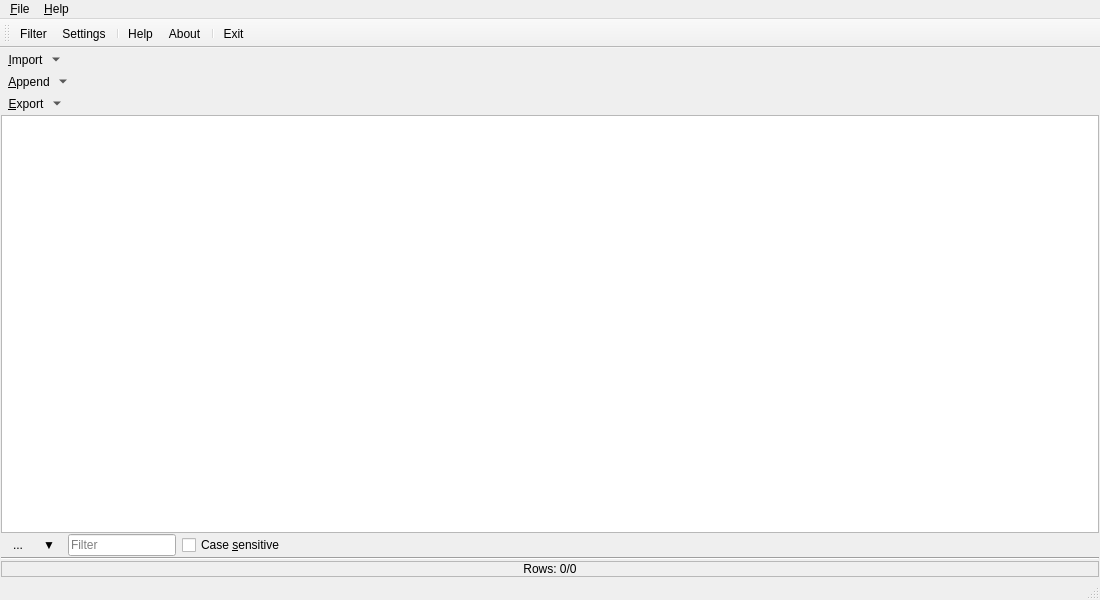
<?xml version="1.0" encoding="UTF-8"?>
<ui version="4.0">
 <class>mainWin</class>
 <widget class="QMainWindow" name="mainWin">
  <property name="geometry">
   <rect>
    <x>0</x>
    <y>0</y>
    <width>1100</width>
    <height>600</height>
   </rect>
  </property>
  <property name="contextMenuPolicy">
   <enum>Qt::CustomContextMenu</enum>
  </property>
  <property name="windowTitle">
   <string>DaleyKlippings</string>
  </property>
  <property name="windowIcon">
   <iconset>
    <normaloff>:/icons/Bloomy/edit.png</normaloff>:/icons/Bloomy/edit.png</iconset>
  </property>
  <property name="locale">
   <locale language="English" country="UnitedStates"/>
  </property>
  <property name="iconSize">
   <size>
    <width>48</width>
    <height>48</height>
   </size>
  </property>
  <property name="tabShape">
   <enum>QTabWidget::Rounded</enum>
  </property>
  <widget class="QWidget" name="centralWidget">
   <layout class="QVBoxLayout" name="verticalLayout">
    <property name="spacing">
     <number>1</number>
    </property>
    <property name="margin">
     <number>1</number>
    </property>
    <item>
     <widget class="QToolButton" name="toolButtonImport">
      <property name="contextMenuPolicy">
       <enum>Qt::DefaultContextMenu</enum>
      </property>
      <property name="toolTip">
       <string>Import notes</string>
      </property>
      <property name="statusTip">
       <string>Import...</string>
      </property>
      <property name="text">
       <string>&amp;Import</string>
      </property>
      <property name="icon">
       <iconset>
        <normaloff>:/icons/Bloomy/add.png</normaloff>:/icons/Bloomy/add.png</iconset>
      </property>
      <property name="iconSize">
       <size>
        <width>36</width>
        <height>36</height>
       </size>
      </property>
      <property name="popupMode">
       <enum>QToolButton::MenuButtonPopup</enum>
      </property>
      <property name="toolButtonStyle">
       <enum>Qt::ToolButtonTextUnderIcon</enum>
      </property>
      <property name="autoRaise">
       <bool>true</bool>
      </property>
     </widget>
    </item>
    <item>
     <widget class="QToolButton" name="toolButtonAppend">
      <property name="contextMenuPolicy">
       <enum>Qt::CustomContextMenu</enum>
      </property>
      <property name="toolTip">
       <string>Append highlights, notes, and bookmarks</string>
      </property>
      <property name="statusTip">
       <string>Append...</string>
      </property>
      <property name="text">
       <string>&amp;Append</string>
      </property>
      <property name="icon">
       <iconset>
        <normaloff>:/icons/Bloomy/addfile.png</normaloff>:/icons/Bloomy/addfile.png</iconset>
      </property>
      <property name="iconSize">
       <size>
        <width>36</width>
        <height>36</height>
       </size>
      </property>
      <property name="popupMode">
       <enum>QToolButton::MenuButtonPopup</enum>
      </property>
      <property name="toolButtonStyle">
       <enum>Qt::ToolButtonTextUnderIcon</enum>
      </property>
      <property name="autoRaise">
       <bool>true</bool>
      </property>
     </widget>
    </item>
    <item>
     <widget class="QToolButton" name="toolButtonExport">
      <property name="contextMenuPolicy">
       <enum>Qt::CustomContextMenu</enum>
      </property>
      <property name="toolTip">
       <string>Export notes</string>
      </property>
      <property name="statusTip">
       <string>Export...</string>
      </property>
      <property name="text">
       <string>&amp;Export</string>
      </property>
      <property name="icon">
       <iconset>
        <normaloff>:/icons/Bloomy/foldermove.png</normaloff>:/icons/Bloomy/foldermove.png</iconset>
      </property>
      <property name="iconSize">
       <size>
        <width>36</width>
        <height>35</height>
       </size>
      </property>
      <property name="popupMode">
       <enum>QToolButton::MenuButtonPopup</enum>
      </property>
      <property name="toolButtonStyle">
       <enum>Qt::ToolButtonTextUnderIcon</enum>
      </property>
      <property name="autoRaise">
       <bool>true</bool>
      </property>
     </widget>
    </item>
    <item>
     <widget class="QTableView" name="tableView">
      <property name="contextMenuPolicy">
       <enum>Qt::ActionsContextMenu</enum>
      </property>
      <property name="frameShape">
       <enum>QFrame::StyledPanel</enum>
      </property>
      <property name="dragDropMode">
       <enum>QAbstractItemView::DragOnly</enum>
      </property>
      <property name="alternatingRowColors">
       <bool>true</bool>
      </property>
      <property name="selectionBehavior">
       <enum>QAbstractItemView::SelectRows</enum>
      </property>
      <property name="showGrid">
       <bool>true</bool>
      </property>
      <property name="gridStyle">
       <enum>Qt::NoPen</enum>
      </property>
      <property name="sortingEnabled">
       <bool>true</bool>
      </property>
      <attribute name="horizontalHeaderDefaultSectionSize">
       <number>120</number>
      </attribute>
      <attribute name="horizontalHeaderStretchLastSection">
       <bool>true</bool>
      </attribute>
      <attribute name="verticalHeaderDefaultSectionSize">
       <number>40</number>
      </attribute>
     </widget>
    </item>
    <item>
     <layout class="QGridLayout" name="filterLayout">
      <property name="spacing">
       <number>6</number>
      </property>
      <item row="0" column="3">
       <widget class="QLineEdit" name="filterEdit">
        <property name="sizePolicy">
         <sizepolicy hsizetype="Preferred" vsizetype="Fixed">
          <horstretch>0</horstretch>
          <verstretch>0</verstretch>
         </sizepolicy>
        </property>
        <property name="styleSheet">
         <string notr="true"/>
        </property>
        <property name="placeholderText">
         <string>Filter</string>
        </property>
       </widget>
      </item>
      <item row="0" column="7">
       <spacer name="filterSpacer">
        <property name="orientation">
         <enum>Qt::Horizontal</enum>
        </property>
        <property name="sizeHint" stdset="0">
         <size>
          <width>40</width>
          <height>0</height>
         </size>
        </property>
       </spacer>
      </item>
      <item row="0" column="1">
       <widget class="QToolButton" name="filterCloseButton">
        <property name="text">
         <string>...</string>
        </property>
        <property name="icon">
         <iconset>
          <normaloff>:/icons/Bloomy/delete.png</normaloff>:/icons/Bloomy/delete.png</iconset>
        </property>
        <property name="popupMode">
         <enum>QToolButton::InstantPopup</enum>
        </property>
        <property name="autoRaise">
         <bool>true</bool>
        </property>
       </widget>
      </item>
      <item row="0" column="4">
       <widget class="QCheckBox" name="filterCaseBox">
        <property name="text">
         <string>Case &amp;sensitive</string>
        </property>
       </widget>
      </item>
      <item row="0" column="2">
       <widget class="QToolButton" name="filterOptionButton">
        <property name="text">
         <string>▼</string>
        </property>
        <property name="icon">
         <iconset>
          <normaloff>:/icons/Bloomy/find1.png</normaloff>:/icons/Bloomy/find1.png</iconset>
        </property>
        <property name="iconSize">
         <size>
          <width>16</width>
          <height>16</height>
         </size>
        </property>
        <property name="checkable">
         <bool>true</bool>
        </property>
        <property name="popupMode">
         <enum>QToolButton::InstantPopup</enum>
        </property>
        <property name="toolButtonStyle">
         <enum>Qt::ToolButtonIconOnly</enum>
        </property>
        <property name="autoRaise">
         <bool>true</bool>
        </property>
        <property name="arrowType">
         <enum>Qt::NoArrow</enum>
        </property>
       </widget>
      </item>
      <item row="0" column="0">
       <spacer name="filterSpacer2">
        <property name="orientation">
         <enum>Qt::Horizontal</enum>
        </property>
        <property name="sizeType">
         <enum>QSizePolicy::Fixed</enum>
        </property>
        <property name="sizeHint" stdset="0">
         <size>
          <width>5</width>
          <height>0</height>
         </size>
        </property>
       </spacer>
      </item>
     </layout>
    </item>
    <item>
     <widget class="Line" name="filterLine">
      <property name="orientation">
       <enum>Qt::Horizontal</enum>
      </property>
     </widget>
    </item>
    <item>
     <widget class="QLabel" name="rowIndicator">
      <property name="frameShape">
       <enum>QFrame::StyledPanel</enum>
      </property>
      <property name="frameShadow">
       <enum>QFrame::Sunken</enum>
      </property>
      <property name="text">
       <string>Rows: 0/0</string>
      </property>
      <property name="alignment">
       <set>Qt::AlignCenter</set>
      </property>
     </widget>
    </item>
   </layout>
  </widget>
  <widget class="QMenuBar" name="menuBar">
   <property name="geometry">
    <rect>
     <x>0</x>
     <y>0</y>
     <width>1100</width>
     <height>21</height>
    </rect>
   </property>
   <widget class="QMenu" name="menuFile">
    <property name="locale">
     <locale language="English" country="UnitedStates"/>
    </property>
    <property name="title">
     <string>&amp;File</string>
    </property>
    <addaction name="actionImport"/>
    <addaction name="actionAppend"/>
    <addaction name="actionExport"/>
    <addaction name="separator"/>
    <addaction name="actionFilter"/>
    <addaction name="actionSettings"/>
    <addaction name="separator"/>
    <addaction name="actionExit"/>
   </widget>
   <widget class="QMenu" name="menu_Help">
    <property name="title">
     <string>&amp;Help</string>
    </property>
    <addaction name="actionAbout"/>
    <addaction name="actionHelp"/>
   </widget>
   <addaction name="menuFile"/>
   <addaction name="menu_Help"/>
  </widget>
  <widget class="QStatusBar" name="statusBar">
   <property name="sizePolicy">
    <sizepolicy hsizetype="Preferred" vsizetype="Fixed">
     <horstretch>0</horstretch>
     <verstretch>0</verstretch>
    </sizepolicy>
   </property>
  </widget>
  <widget class="QToolBar" name="toolBar">
   <property name="enabled">
    <bool>true</bool>
   </property>
   <property name="windowTitle">
    <string>Show tool bar</string>
   </property>
   <property name="iconSize">
    <size>
     <width>36</width>
     <height>36</height>
    </size>
   </property>
   <property name="toolButtonStyle">
    <enum>Qt::ToolButtonTextUnderIcon</enum>
   </property>
   <attribute name="toolBarArea">
    <enum>TopToolBarArea</enum>
   </attribute>
   <attribute name="toolBarBreak">
    <bool>false</bool>
   </attribute>
   <addaction name="actionFilter"/>
   <addaction name="actionSettings"/>
   <addaction name="separator"/>
   <addaction name="actionHelp"/>
   <addaction name="actionAbout"/>
   <addaction name="separator"/>
   <addaction name="actionExit"/>
  </widget>
  <action name="actionImport">
   <property name="icon">
    <iconset>
     <normaloff>:/icons/Bloomy/add.png</normaloff>:/icons/Bloomy/add.png</iconset>
   </property>
   <property name="text">
    <string>&amp;Import...</string>
   </property>
   <property name="toolTip">
    <string>Import highlights, notes, and bookmarks</string>
   </property>
   <property name="statusTip">
    <string>Load clippings...</string>
   </property>
   <property name="shortcut">
    <string>Ctrl+I</string>
   </property>
  </action>
  <action name="actionExit">
   <property name="icon">
    <iconset>
     <normaloff>:/icons/Bloomy/close.png</normaloff>:/icons/Bloomy/close.png</iconset>
   </property>
   <property name="text">
    <string>E&amp;xit</string>
   </property>
   <property name="toolTip">
    <string>Close application</string>
   </property>
   <property name="statusTip">
    <string>Exit</string>
   </property>
   <property name="shortcut">
    <string>Ctrl+X</string>
   </property>
  </action>
  <action name="actionAbout">
   <property name="icon">
    <iconset>
     <normaloff>:/icons/Bloomy/infoabout.png</normaloff>:/icons/Bloomy/infoabout.png</iconset>
   </property>
   <property name="text">
    <string>About</string>
   </property>
   <property name="toolTip">
    <string>Info about Klippings</string>
   </property>
   <property name="statusTip">
    <string>About Klippings</string>
   </property>
  </action>
  <action name="actionExport">
   <property name="icon">
    <iconset>
     <normaloff>:/icons/Bloomy/foldermove.png</normaloff>:/icons/Bloomy/foldermove.png</iconset>
   </property>
   <property name="text">
    <string>&amp;Export...</string>
   </property>
   <property name="toolTip">
    <string>Export edited highlights, notes, and bookmarks</string>
   </property>
   <property name="statusTip">
    <string>Export notes...</string>
   </property>
   <property name="shortcut">
    <string>Ctrl+E</string>
   </property>
  </action>
  <action name="actionFilter">
   <property name="icon">
    <iconset>
     <normaloff>:/icons/Bloomy/find1.png</normaloff>:/icons/Bloomy/find1.png</iconset>
   </property>
   <property name="text">
    <string>&amp;Filter</string>
   </property>
   <property name="toolTip">
    <string>Filter the table</string>
   </property>
   <property name="statusTip">
    <string>Filter...</string>
   </property>
   <property name="shortcut">
    <string>Ctrl+F</string>
   </property>
  </action>
  <action name="actionAppend">
   <property name="icon">
    <iconset>
     <normaloff>:/icons/Bloomy/addfile.png</normaloff>:/icons/Bloomy/addfile.png</iconset>
   </property>
   <property name="text">
    <string>&amp;Append...</string>
   </property>
   <property name="toolTip">
    <string>Append current list of hilghlights, notes, and bookmarks</string>
   </property>
   <property name="statusTip">
    <string>Append clippings...</string>
   </property>
   <property name="shortcut">
    <string>Ctrl+A</string>
   </property>
  </action>
  <action name="actionHelp">
   <property name="icon">
    <iconset>
     <normaloff>:/icons/Bloomy/help.png</normaloff>:/icons/Bloomy/help.png</iconset>
   </property>
   <property name="text">
    <string>&amp;Help</string>
   </property>
   <property name="iconText">
    <string>Help</string>
   </property>
   <property name="toolTip">
    <string>Open help webpage in your brouser</string>
   </property>
   <property name="statusTip">
    <string>Help webpage...</string>
   </property>
   <property name="shortcut">
    <string>Ctrl+H</string>
   </property>
  </action>
  <action name="actionSettings">
   <property name="enabled">
    <bool>true</bool>
   </property>
   <property name="icon">
    <iconset>
     <normaloff>:/icons/Bloomy/configure.png</normaloff>:/icons/Bloomy/configure.png</iconset>
   </property>
   <property name="text">
    <string>&amp;Settings...</string>
   </property>
   <property name="toolTip">
    <string>Configure settings</string>
   </property>
   <property name="statusTip">
    <string>Settings...</string>
   </property>
   <property name="shortcut">
    <string>Ctrl+S</string>
   </property>
  </action>
  <action name="actionDeleteRow">
   <property name="icon">
    <iconset>
     <normaloff>:/icons/Bloomy/cut.png</normaloff>:/icons/Bloomy/cut.png</iconset>
   </property>
   <property name="text">
    <string>&amp;Delete selected rows</string>
   </property>
   <property name="shortcut">
    <string>Del</string>
   </property>
  </action>
  <action name="actionResizeRowsToContents">
   <property name="icon">
    <iconset>
     <normaloff>:/icons/Bloomy/textfile.png</normaloff>:/icons/Bloomy/textfile.png</iconset>
   </property>
   <property name="text">
    <string>&amp;Resize rows to contents</string>
   </property>
   <property name="shortcut">
    <string>Ctrl+R</string>
   </property>
  </action>
  <action name="actionResizeRows">
   <property name="text">
    <string>Re&amp;size rows...</string>
   </property>
   <property name="shortcut">
    <string>Ctrl+Alt+R</string>
   </property>
  </action>
 </widget>
 <tabstops>
  <tabstop>tableView</tabstop>
  <tabstop>filterCloseButton</tabstop>
  <tabstop>filterOptionButton</tabstop>
  <tabstop>filterEdit</tabstop>
  <tabstop>filterCaseBox</tabstop>
 </tabstops>
 <resources>
  <include location="mainWin.qrc"/>
 </resources>
 <connections>
  <connection>
   <sender>actionExit</sender>
   <signal>triggered()</signal>
   <receiver>mainWin</receiver>
   <slot>close()</slot>
   <hints>
    <hint type="sourcelabel">
     <x>-1</x>
     <y>-1</y>
    </hint>
    <hint type="destinationlabel">
     <x>272</x>
     <y>279</y>
    </hint>
   </hints>
  </connection>
  <connection>
   <sender>actionImport</sender>
   <signal>triggered()</signal>
   <receiver>mainWin</receiver>
   <slot>onImport()</slot>
   <hints>
    <hint type="sourcelabel">
     <x>-1</x>
     <y>-1</y>
    </hint>
    <hint type="destinationlabel">
     <x>260</x>
     <y>0</y>
    </hint>
   </hints>
  </connection>
  <connection>
   <sender>actionAbout</sender>
   <signal>triggered()</signal>
   <receiver>mainWin</receiver>
   <slot>onAbout()</slot>
   <hints>
    <hint type="sourcelabel">
     <x>-1</x>
     <y>-1</y>
    </hint>
    <hint type="destinationlabel">
     <x>272</x>
     <y>271</y>
    </hint>
   </hints>
  </connection>
  <connection>
   <sender>actionExport</sender>
   <signal>triggered()</signal>
   <receiver>mainWin</receiver>
   <slot>onExport()</slot>
   <hints>
    <hint type="sourcelabel">
     <x>-1</x>
     <y>-1</y>
    </hint>
    <hint type="destinationlabel">
     <x>272</x>
     <y>271</y>
    </hint>
   </hints>
  </connection>
  <connection>
   <sender>actionFilter</sender>
   <signal>triggered()</signal>
   <receiver>mainWin</receiver>
   <slot>onFilter()</slot>
   <hints>
    <hint type="sourcelabel">
     <x>-1</x>
     <y>-1</y>
    </hint>
    <hint type="destinationlabel">
     <x>219</x>
     <y>271</y>
    </hint>
   </hints>
  </connection>
  <connection>
   <sender>filterEdit</sender>
   <signal>textChanged(QString)</signal>
   <receiver>mainWin</receiver>
   <slot>onFilterInput(QString)</slot>
   <hints>
    <hint type="sourcelabel">
     <x>191</x>
     <y>496</y>
    </hint>
    <hint type="destinationlabel">
     <x>239</x>
     <y>-3</y>
    </hint>
   </hints>
  </connection>
  <connection>
   <sender>filterCloseButton</sender>
   <signal>clicked()</signal>
   <receiver>mainWin</receiver>
   <slot>onFilter()</slot>
   <hints>
    <hint type="sourcelabel">
     <x>8</x>
     <y>478</y>
    </hint>
    <hint type="destinationlabel">
     <x>39</x>
     <y>509</y>
    </hint>
   </hints>
  </connection>
  <connection>
   <sender>actionAppend</sender>
   <signal>triggered()</signal>
   <receiver>mainWin</receiver>
   <slot>onImport()</slot>
   <hints>
    <hint type="sourcelabel">
     <x>-1</x>
     <y>-1</y>
    </hint>
    <hint type="destinationlabel">
     <x>324</x>
     <y>267</y>
    </hint>
   </hints>
  </connection>
  <connection>
   <sender>filterCaseBox</sender>
   <signal>stateChanged(int)</signal>
   <receiver>mainWin</receiver>
   <slot>onFilterCaseState(int)</slot>
   <hints>
    <hint type="sourcelabel">
     <x>248</x>
     <y>486</y>
    </hint>
    <hint type="destinationlabel">
     <x>324</x>
     <y>267</y>
    </hint>
   </hints>
  </connection>
  <connection>
   <sender>actionHelp</sender>
   <signal>triggered()</signal>
   <receiver>mainWin</receiver>
   <slot>onHelp()</slot>
   <hints>
    <hint type="sourcelabel">
     <x>-1</x>
     <y>-1</y>
    </hint>
    <hint type="destinationlabel">
     <x>324</x>
     <y>267</y>
    </hint>
   </hints>
  </connection>
  <connection>
   <sender>actionSettings</sender>
   <signal>triggered()</signal>
   <receiver>mainWin</receiver>
   <slot>onSettings()</slot>
   <hints>
    <hint type="sourcelabel">
     <x>-1</x>
     <y>-1</y>
    </hint>
    <hint type="destinationlabel">
     <x>324</x>
     <y>267</y>
    </hint>
   </hints>
  </connection>
  <connection>
   <sender>toolButtonImport</sender>
   <signal>clicked()</signal>
   <receiver>actionImport</receiver>
   <slot>trigger()</slot>
   <hints>
    <hint type="sourcelabel">
     <x>28</x>
     <y>112</y>
    </hint>
    <hint type="destinationlabel">
     <x>-1</x>
     <y>-1</y>
    </hint>
   </hints>
  </connection>
  <connection>
   <sender>toolButtonExport</sender>
   <signal>clicked()</signal>
   <receiver>actionExport</receiver>
   <slot>trigger()</slot>
   <hints>
    <hint type="sourcelabel">
     <x>28</x>
     <y>170</y>
    </hint>
    <hint type="destinationlabel">
     <x>-1</x>
     <y>-1</y>
    </hint>
   </hints>
  </connection>
  <connection>
   <sender>toolButtonAppend</sender>
   <signal>clicked()</signal>
   <receiver>actionAppend</receiver>
   <slot>trigger()</slot>
   <hints>
    <hint type="sourcelabel">
     <x>30</x>
     <y>171</y>
    </hint>
    <hint type="destinationlabel">
     <x>-1</x>
     <y>-1</y>
    </hint>
   </hints>
  </connection>
  <connection>
   <sender>actionDeleteRow</sender>
   <signal>triggered()</signal>
   <receiver>mainWin</receiver>
   <slot>onDeleteRow()</slot>
   <hints>
    <hint type="sourcelabel">
     <x>-1</x>
     <y>-1</y>
    </hint>
    <hint type="destinationlabel">
     <x>324</x>
     <y>267</y>
    </hint>
   </hints>
  </connection>
  <connection>
   <sender>actionResizeRowsToContents</sender>
   <signal>triggered()</signal>
   <receiver>mainWin</receiver>
   <slot>onResizeRowsToContents()</slot>
   <hints>
    <hint type="sourcelabel">
     <x>-1</x>
     <y>-1</y>
    </hint>
    <hint type="destinationlabel">
     <x>324</x>
     <y>267</y>
    </hint>
   </hints>
  </connection>
  <connection>
   <sender>actionResizeRows</sender>
   <signal>triggered()</signal>
   <receiver>mainWin</receiver>
   <slot>onResizeRows()</slot>
   <hints>
    <hint type="sourcelabel">
     <x>-1</x>
     <y>-1</y>
    </hint>
    <hint type="destinationlabel">
     <x>324</x>
     <y>267</y>
    </hint>
   </hints>
  </connection>
 </connections>
 <slots>
  <slot>onImport()</slot>
  <slot>onAbout()</slot>
  <slot>onExport()</slot>
  <slot>onFilter()</slot>
  <slot>onFilterInput(QString)</slot>
  <slot>onFilterCaseState(int)</slot>
  <slot>onHelp()</slot>
  <slot>onSettings()</slot>
  <slot>onDeleteRow()</slot>
  <slot>onResizeRowsToContents()</slot>
  <slot>onResizeRows()</slot>
 </slots>
</ui>
